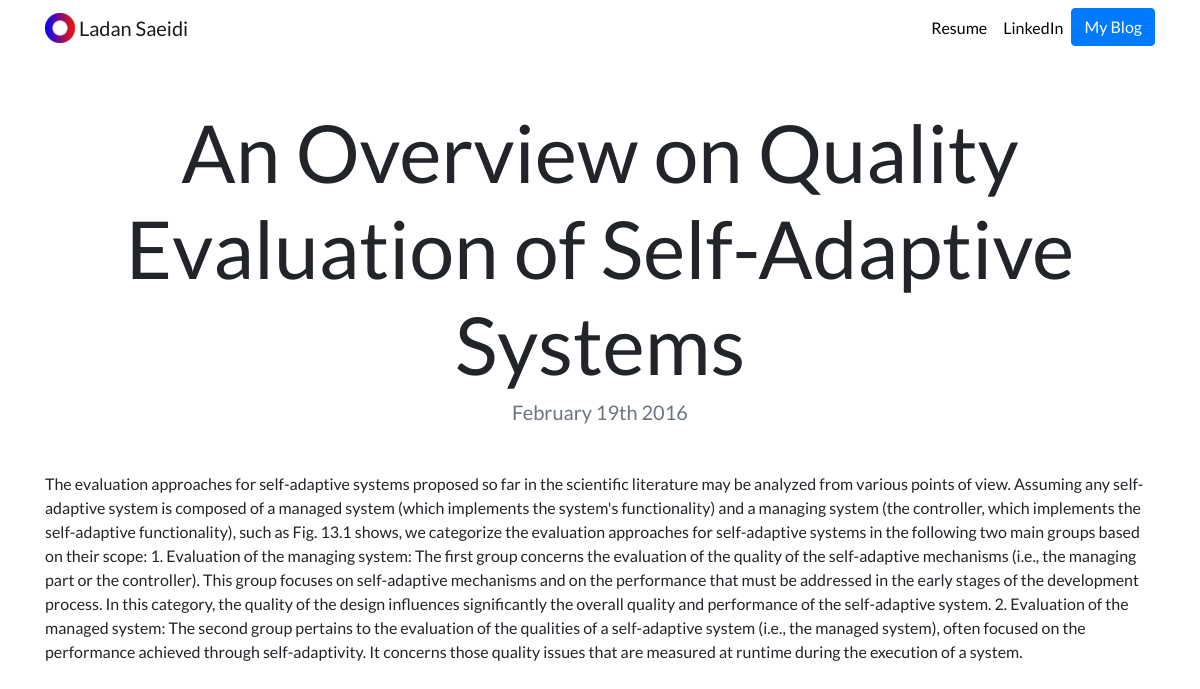
The app's page /blog/4/ with its own data.
### blog/models.py (models this page shows, shortened)
class Blog(models.Model):
    title = models.CharField(max_length=200)
    description = models.TextField()
    date = models.DateField()

### blog/views.py (the view)
# urls.py: path('<int:blog_id>/', views.detail, name='detail'),
def detail(request, blog_id):
    blog = get_object_or_404(Blog, pk=blog_id)
    return render(request,'blog/detail.html', {'blog':blog})

### blog/templates/blog/detail.html
{% extends "portfolio/base.html" %}
{% load static %}
{% block content %}
<h1 class="text-center mt-5" id="blogdetailtitle">{{ blog.title }}</h1>
<h5 class="text-center text-muted mb-5">{{ blog.date|date:'F jS Y' }}</h5>
{{ blog.description|safe }}
{% endblock %}

### portfolio/static/portfolio/custom.css (style rules this page uses)
body { font-family: 'Lato', sans-serif; }
@media (min-width: 992px) { #blogdetailtitle { font-size: 5rem; } }

### records on screen
Blog: title "An Overview on Quality Evaluation of Self-Adaptive Systems", date "February 19th 2016", description "The evaluation approaches for self-adaptive systems proposed so far in the scientific literature may be analyzed from various points of view. Assuming any self-adaptive system is composed of a managed system (which implements the system's functionality) and a managing system (the controller, which implements the self-adaptive functionality), such as Fig. 13.1 shows, we categorize the evaluation approaches for self-adaptive systems in the following two main groups based on their scope: 1. Evaluation of the managing system: The first group concerns the evaluation of the quality of the self-adaptive mechanisms (i.e., the managing part or the controller). This group focuses on self-adaptive…"
